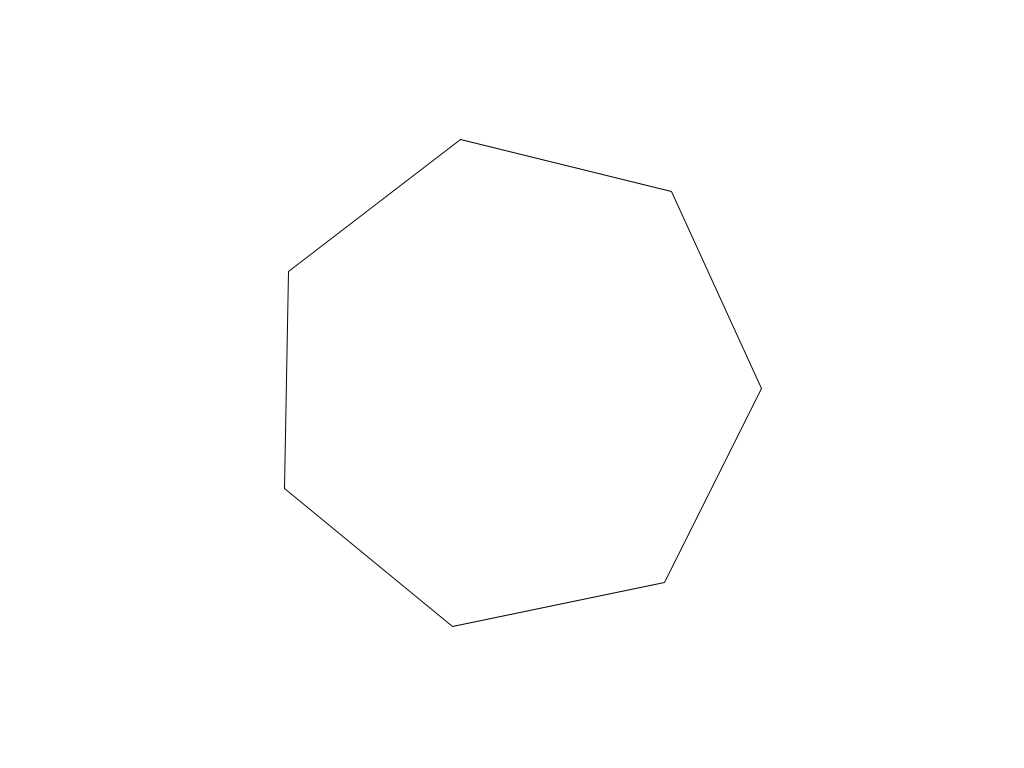
Frame 1 (no input)
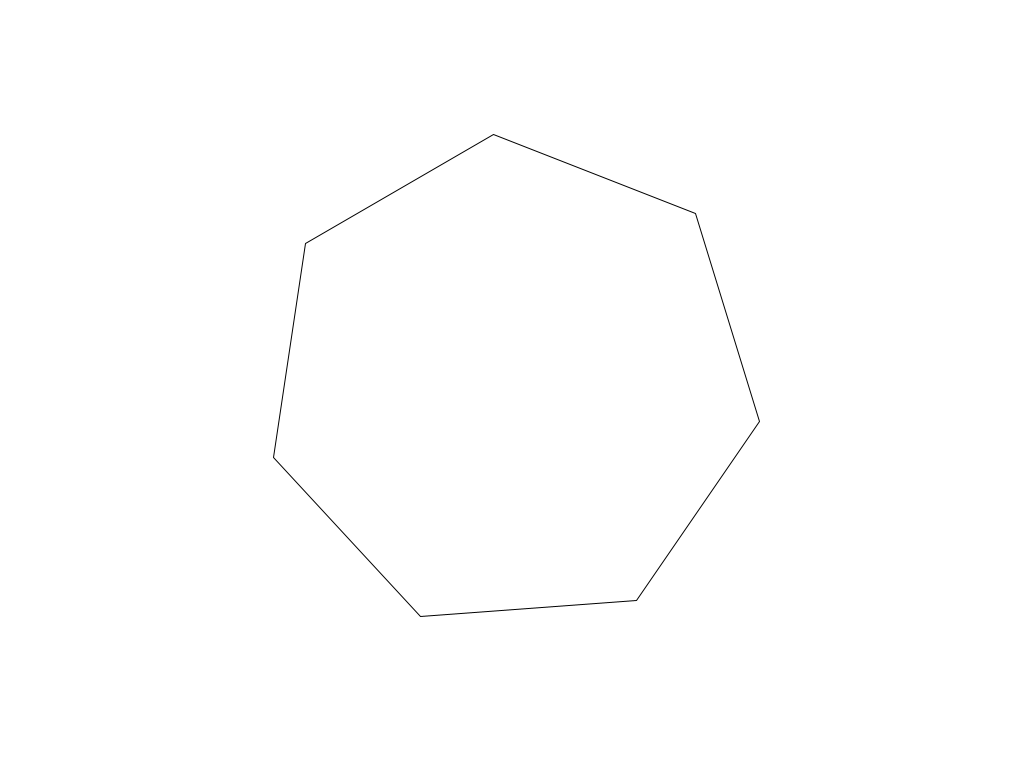
Frame 60 (the mouse pressed at the canvas centre just before this capture)
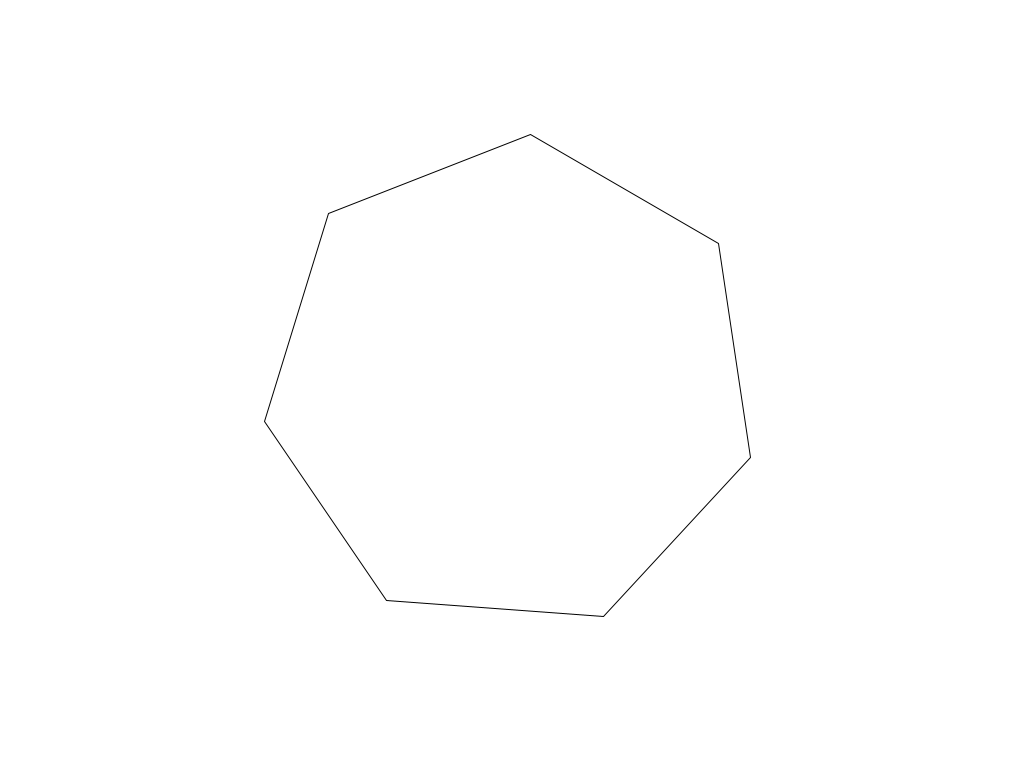
Frame 120 (the mouse held since frame 60 and released just before this capture)

The Processing sketch that drew these frames (run headless with seeded random() and noise(); from frame 60 on, the mouse is pressed at the canvas centre):

// Processing sketch: Snowflake_Generator03
// ── Snowflake_Generator03.pde
// Version 03
//  convert all to for loops and increase point count

// what are the properties of a snowflke

int ptCount = 0;
float radius = 0.0;
float theta = 0.0; // to do our trig calcuations
color col = 0;

// array for storing the point positions
PVector[] pts;

void setup() {
  size(1024, 768);
  ptCount = 7;
  // new is the instantiation operator
  pts = new PVector[ptCount];
  // store snowflake parts here

  radius = 250;

  float thetaIncrementor = TWO_PI/ptCount;
  float x = 0;
  float y = 0;
  for (int i = 0; i< ptCount; i++) {
    x = cos(theta)* radius;
    y = sin(theta)* radius;
    pts[i] = new PVector(x, y);
    theta += thetaIncrementor;
  }
}

void draw() {
  background(255);

  translate(width/2, height/2);
  rotate(frameCount*PI/180); // radians(frameCount)

  beginShape();
  for (int i = 0; i< ptCount; i++) {
    vertex(pts[i].x, pts[i].y);
  }
  endShape(CLOSE);
}

// ── SnowFlake.pde
class SnowFlake {

  // properties or fields are the variables declared in the class
  int ptCount = 0;
  float radius = 0.0;
  color col = 0;

  float theta = 0.0; // to do our trig calcuations

  // array for storing the point positions
  PVector[] pts;

  // constructors the functions that run when the class is instantiated, using new

  // parameters in he head of the constructor are just variables declared between the parentheses
  // I pass arguments to the parameters when I call the method or constructor
  SnowFlake(int ptCount, float radius, color col) {
    this.ptCount = ptCount;
    this.radius = radius;
    this.col = col;
  }

  // methods

  // create
  void create() {
    float thetaIncrementor = TWO_PI/ptCount;
    float x = 0;
    float y = 0;
    for (int i = 0; i< ptCount; i++) {
      x = cos(theta)* radius;
      y = sin(theta)* radius;
      pts[i] = new PVector(x, y);
      theta += thetaIncrementor;
    }
  }

  // draw
  void draw(){
  }


  // getter/setter methods
}
